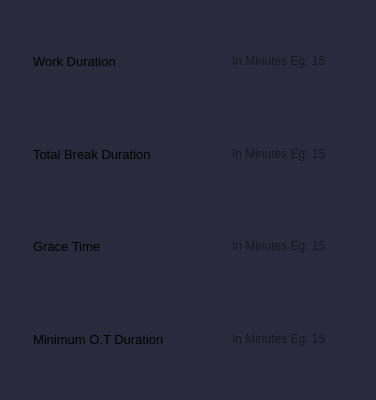
            <widget class="QFrame" name="card">
             <property name="sizePolicy">
              <sizepolicy hsizetype="Expanding" vsizetype="Expanding">
               <horstretch>0</horstretch>
               <verstretch>0</verstretch>
              </sizepolicy>
             </property>
             <property name="minimumSize">
              <size>
               <width>0</width>
               <height>400</height>
              </size>
             </property>
             <property name="maximumSize">
              <size>
               <width>16777215</width>
               <height>500</height>
              </size>
             </property>
             <property name="styleSheet">
              <string notr="true">
          background-color: #2a2a3d;
          border-radius: 10px;
          padding: 15px;
         </string>
             </property>
             <layout class="QVBoxLayout" name="verticalLayout_6">
              <property name="spacing">
               <number>0</number>
              </property>
              <property name="leftMargin">
               <number>0</number>
              </property>
              <property name="topMargin">
               <number>0</number>
              </property>
              <property name="rightMargin">
               <number>0</number>
              </property>
              <property name="bottomMargin">
               <number>0</number>
              </property>
              <item>
               <widget class="QWidget" name="widget" native="true">
                <layout class="QVBoxLayout" name="verticalLayout_2">
                 <property name="spacing">
                  <number>0</number>
                 </property>
                 <property name="leftMargin">
                  <number>0</number>
                 </property>
                 <property name="topMargin">
                  <number>0</number>
                 </property>
                 <property name="rightMargin">
                  <number>0</number>
                 </property>
                 <property name="bottomMargin">
                  <number>0</number>
                 </property>
                 <item>
                  <widget class="QWidget" name="widget_2" native="true">
                   <layout class="QHBoxLayout" name="horizontalLayout" stretch="1,2">
                    <property name="spacing">
                     <number>0</number>
                    </property>
                    <property name="leftMargin">
                     <number>0</number>
                    </property>
                    <property name="topMargin">
                     <number>0</number>
                    </property>
                    <property name="rightMargin">
                     <number>10</number>
                    </property>
                    <property name="bottomMargin">
                     <number>0</number>
                    </property>
                    <item>
                     <widget class="QLabel" name="lab_work_duration">
                      <property name="minimumSize">
                       <size>
                        <width>200</width>
                        <height>0</height>
                       </size>
                      </property>
                      <property name="maximumSize">
                       <size>
                        <width>200</width>
                        <height>16777215</height>
                       </size>
                      </property>
                      <property name="font">
                       <font>
                        <pointsize>10</pointsize>
                       </font>
                      </property>
                      <property name="text">
                       <string>Work Duration </string>
                      </property>
                      <property name="alignment">
                       <set>Qt::AlignLeading|Qt::AlignLeft|Qt::AlignVCenter</set>
                      </property>
                     </widget>
                    </item>
                    <item>
                     <widget class="QLineEdit" name="work_duration">
                      <property name="enabled">
                       <bool>true</bool>
                      </property>
                      <property name="sizePolicy">
                       <sizepolicy hsizetype="Expanding" vsizetype="Fixed">
                        <horstretch>0</horstretch>
                        <verstretch>0</verstretch>
                       </sizepolicy>
                      </property>
                      <property name="minimumSize">
                       <size>
                        <width>100</width>
                        <height>0</height>
                       </size>
                      </property>
                      <property name="maximumSize">
                       <size>
                        <width>500</width>
                        <height>16777215</height>
                       </size>
                      </property>
                      <property name="mouseTracking">
                       <bool>false</bool>
                      </property>
                      <property name="tabletTracking">
                       <bool>false</bool>
                      </property>
                      <property name="statusTip">
                       <string notr="true"/>
                      </property>
                      <property name="whatsThis">
                       <string notr="true"/>
                      </property>
                      <property name="layoutDirection">
                       <enum>Qt::LeftToRight</enum>
                      </property>
                      <property name="placeholderText">
                       <string>In Minutes Eg: 15</string>
                      </property>
                     </widget>
                    </item>
                   </layout>
                  </widget>
                 </item>
                </layout>
               </widget>
              </item>
              <item>
               <widget class="QWidget" name="widget_3" native="true">
                <layout class="QVBoxLayout" name="verticalLayout_3" stretch="0">
                 <property name="leftMargin">
                  <number>0</number>
                 </property>
                 <property name="topMargin">
                  <number>0</number>
                 </property>
                 <property name="rightMargin">
                  <number>10</number>
                 </property>
                 <property name="bottomMargin">
                  <number>0</number>
                 </property>
                 <item>
                  <widget class="QWidget" name="widget_4" native="true">
                   <layout class="QHBoxLayout" name="horizontalLayout_2" stretch="1,0">
                    <property name="spacing">
                     <number>0</number>
                    </property>
                    <property name="leftMargin">
                     <number>0</number>
                    </property>
                    <property name="topMargin">
                     <number>0</number>
                    </property>
                    <property name="rightMargin">
                     <number>0</number>
                    </property>
                    <property name="bottomMargin">
                     <number>0</number>
                    </property>
                    <item>
                     <widget class="QLabel" name="lab_break_duration">
                      <property name="minimumSize">
                       <size>
                        <width>200</width>
                        <height>0</height>
                       </size>
                      </property>
                      <property name="maximumSize">
                       <size>
                        <width>200</width>
                        <height>16777215</height>
                       </size>
                      </property>
                      <property name="font">
                       <font>
                        <pointsize>10</pointsize>
                       </font>
                      </property>
                      <property name="text">
                       <string>Total Break Duration </string>
                      </property>
                      <property name="alignment">
                       <set>Qt::AlignLeading|Qt::AlignLeft|Qt::AlignVCenter</set>
                      </property>
                     </widget>
                    </item>
                    <item>
                     <widget class="QLineEdit" name="break_duration">
                      <property name="enabled">
                       <bool>true</bool>
                      </property>
                      <property name="sizePolicy">
                       <sizepolicy hsizetype="Expanding" vsizetype="Fixed">
                        <horstretch>0</horstretch>
                        <verstretch>0</verstretch>
                       </sizepolicy>
                      </property>
                      <property name="minimumSize">
                       <size>
                        <width>100</width>
                        <height>0</height>
                       </size>
                      </property>
                      <property name="maximumSize">
                       <size>
                        <width>500</width>
                        <height>16777215</height>
                       </size>
                      </property>
                      <property name="mouseTracking">
                       <bool>false</bool>
                      </property>
                      <property name="tabletTracking">
                       <bool>false</bool>
                      </property>
                      <property name="statusTip">
                       <string notr="true"/>
                      </property>
                      <property name="whatsThis">
                       <string notr="true"/>
                      </property>
                      <property name="layoutDirection">
                       <enum>Qt::LeftToRight</enum>
                      </property>
                      <property name="placeholderText">
                       <string>In Minutes Eg: 15</string>
                      </property>
                     </widget>
                    </item>
                   </layout>
                  </widget>
                 </item>
                </layout>
               </widget>
              </item>
              <item>
               <widget class="QWidget" name="widget_5" native="true">
                <layout class="QVBoxLayout" name="verticalLayout_4">
                 <property name="spacing">
                  <number>0</number>
                 </property>
                 <property name="leftMargin">
                  <number>0</number>
                 </property>
                 <property name="topMargin">
                  <number>0</number>
                 </property>
                 <property name="rightMargin">
                  <number>0</number>
                 </property>
                 <property name="bottomMargin">
                  <number>0</number>
                 </property>
                 <item>
                  <widget class="QWidget" name="widget_6" native="true">
                   <layout class="QHBoxLayout" name="horizontalLayout_3" stretch="1,2">
                    <property name="spacing">
                     <number>0</number>
                    </property>
                    <property name="leftMargin">
                     <number>0</number>
                    </property>
                    <property name="topMargin">
                     <number>0</number>
                    </property>
                    <property name="rightMargin">
                     <number>10</number>
                    </property>
                    <property name="bottomMargin">
                     <number>0</number>
                    </property>
                    <item>
                     <widget class="QLabel" name="lab_grace_time">
                      <property name="minimumSize">
                       <size>
                        <width>200</width>
                        <height>0</height>
                       </size>
                      </property>
                      <property name="maximumSize">
                       <size>
                        <width>200</width>
                        <height>16777215</height>
                       </size>
                      </property>
                      <property name="font">
                       <font>
                        <pointsize>10</pointsize>
                       </font>
                      </property>
                      <property name="text">
                       <string>Grace Time</string>
                      </property>
                      <property name="alignment">
                       <set>Qt::AlignLeading|Qt::AlignLeft|Qt::AlignVCenter</set>
                      </property>
                     </widget>
                    </item>
                    <item>
                     <widget class="QLineEdit" name="grace_time">
                      <property name="enabled">
                       <bool>true</bool>
                      </property>
                      <property name="sizePolicy">
                       <sizepolicy hsizetype="Expanding" vsizetype="Fixed">
                        <horstretch>0</horstretch>
                        <verstretch>0</verstretch>
                       </sizepolicy>
                      </property>
                      <property name="minimumSize">
                       <size>
                        <width>100</width>
                        <height>0</height>
                       </size>
                      </property>
                      <property name="maximumSize">
                       <size>
                        <width>500</width>
                        <height>16777215</height>
                       </size>
                      </property>
                      <property name="mouseTracking">
                       <bool>false</bool>
                      </property>
                      <property name="tabletTracking">
                       <bool>false</bool>
                      </property>
                      <property name="statusTip">
                       <string notr="true"/>
                      </property>
                      <property name="whatsThis">
                       <string notr="true"/>
                      </property>
                      <property name="layoutDirection">
                       <enum>Qt::LeftToRight</enum>
                      </property>
                      <property name="placeholderText">
                       <string>In Minutes Eg: 15</string>
                      </property>
                     </widget>
                    </item>
                   </layout>
                  </widget>
                 </item>
                </layout>
               </widget>
              </item>
              <item>
               <widget class="QWidget" name="widget_7" native="true">
                <layout class="QVBoxLayout" name="verticalLayout_5" stretch="0">
                 <property name="spacing">
                  <number>0</number>
                 </property>
                 <property name="leftMargin">
                  <number>0</number>
                 </property>
                 <property name="topMargin">
                  <number>0</number>
                 </property>
                 <property name="rightMargin">
                  <number>0</number>
                 </property>
                 <property name="bottomMargin">
                  <number>0</number>
                 </property>
                 <item>
                  <widget class="QWidget" name="widget_8" native="true">
                   <property name="sizePolicy">
                    <sizepolicy hsizetype="Expanding" vsizetype="Fixed">
                     <horstretch>0</horstretch>
                     <verstretch>0</verstretch>
                    </sizepolicy>
                   </property>
                   <property name="layoutDirection">
                    <enum>Qt::LeftToRight</enum>
                   </property>
                   <layout class="QHBoxLayout" name="horizontalLayout_4">
                    <property name="spacing">
                     <number>0</number>
                    </property>
                    <property name="leftMargin">
                     <number>0</number>
                    </property>
                    <property name="topMargin">
                     <number>0</number>
                    </property>
                    <property name="rightMargin">
                     <number>10</number>
                    </property>
                    <property name="bottomMargin">
                     <number>0</number>
                    </property>
                    <item>
                     <widget class="QLabel" name="lab_min_ot">
                      <property name="minimumSize">
                       <size>
                        <width>200</width>
                        <height>0</height>
                       </size>
                      </property>
                      <property name="maximumSize">
                       <size>
                        <width>200</width>
                        <height>16777215</height>
                       </size>
                      </property>
                      <property name="font">
                       <font>
                        <pointsize>10</pointsize>
                       </font>
                      </property>
                      <property name="text">
                       <string>Minimum O.T Duration</string>
                      </property>
                      <property name="alignment">
                       <set>Qt::AlignLeading|Qt::AlignLeft|Qt::AlignVCenter</set>
                      </property>
                     </widget>
                    </item>
                    <item>
                     <widget class="QLineEdit" name="min_OT">
                      <property name="enabled">
                       <bool>true</bool>
                      </property>
                      <property name="sizePolicy">
                       <sizepolicy hsizetype="Expanding" vsizetype="Fixed">
                        <horstretch>0</horstretch>
                        <verstretch>0</verstretch>
                       </sizepolicy>
                      </property>
                      <property name="minimumSize">
                       <size>
                        <width>100</width>
                        <height>0</height>
                       </size>
                      </property>
                      <property name="maximumSize">
                       <size>
                        <width>500</width>
                        <height>16777215</height>
                       </size>
                      </property>
                      <property name="mouseTracking">
                       <bool>false</bool>
                      </property>
                      <property name="tabletTracking">
                       <bool>false</bool>
                      </property>
                      <property name="statusTip">
                       <string notr="true"/>
                      </property>
                      <property name="whatsThis">
                       <string notr="true"/>
                      </property>
                      <property name="layoutDirection">
                       <enum>Qt::LeftToRight</enum>
                      </property>
                      <property name="placeholderText">
                       <string>In Minutes Eg: 15</string>
                      </property>
                     </widget>
                    </item>
                   </layout>
                  </widget>
                 </item>
                </layout>
               </widget>
              </item>
             </layout>
            </widget>
